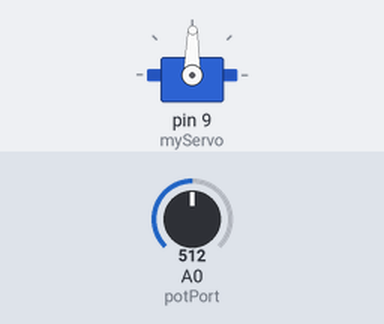
Simulated run of this sketch. Board: Arduino Uno, built with avr-gcc and run on an emulated ATmega328P. Parts: servo. Inputs (shaded band) come from the test bench; at power-on: A0 (potPort) = 512. What the sketch prints to the serial monitor is not drawn.

Above: at 1.2 s.
1.3 s: A0 (potPort) set to 560
At 2.3 s:
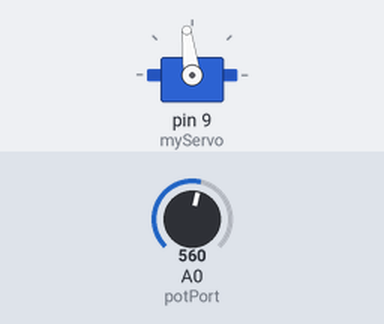
3.3 s: A0 (potPort) set to 592
At 4.0 s:
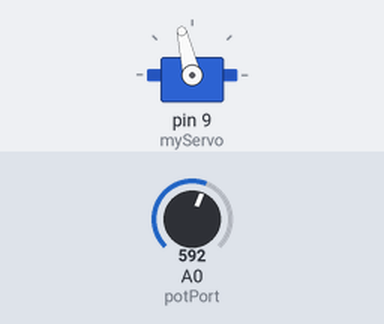
4.8 s: A0 (potPort) set to 306
At 6.0 s:
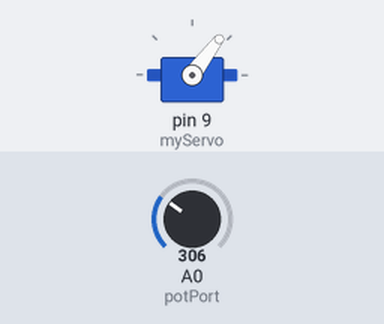
6.3 s: A0 (potPort) set to 110
At 7.1 s:
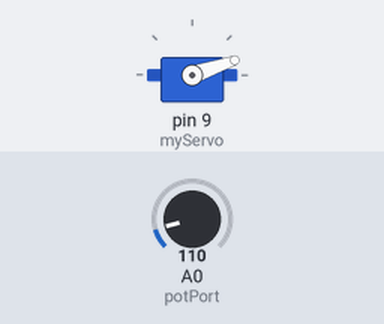
7.8 s: A0 (potPort) set to 90
At 9.1 s:
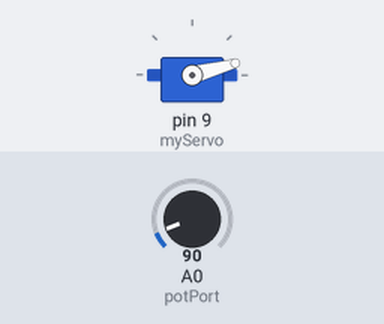
9.6 s: A0 (potPort) set to 122
At 10.6 s:
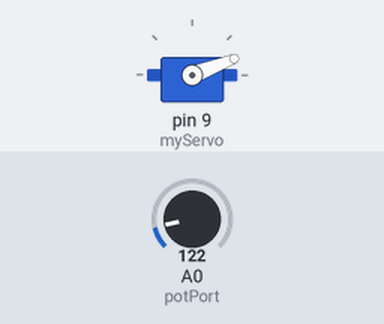
Timing chart, 0 to 12.1 s (numbered marks = the images above; inputs shaded):
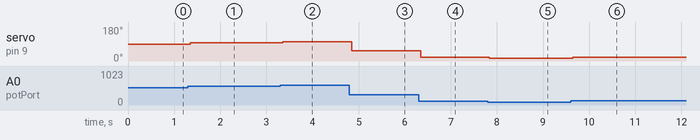

Measured:
- after the input at 1.3 s, servo on pin 9 (myServo): 89° → 97° after 0.05 s
- after the input at 3.3 s, servo on pin 9 (myServo): 97° → 103° after 0.06 s
- after the input at 4.8 s, servo on pin 9 (myServo): 103° → 53° after 0.05 s
- after the input at 6.3 s, servo on pin 9 (myServo): 53° → 19° at once
- after the input at 7.8 s, servo on pin 9 (myServo): 19° → 15° at once
- after the input at 9.6 s, servo on pin 9 (myServo): 15° → 21° at once

The sketch:

Mood_Cue.ino
```cpp
#include <Servo.h>

Servo myServo;

int const potPort = A0;
int potVal;
int angle;

int const servoPort = 9;

void setup() {
  myServo.attach(9);

  Serial.begin(9600);
}

void loop() {
  potVal = analogRead(potPort);
  Serial.print("Potentiometer Value: ");
  Serial.print(potVal);

  angle = map(potVal, 0, 1023, 0, 178);
  Serial.print(" ,Angle: ");
  Serial.print(angle);

  myServo.write(angle);
  delay(15);

}
```
